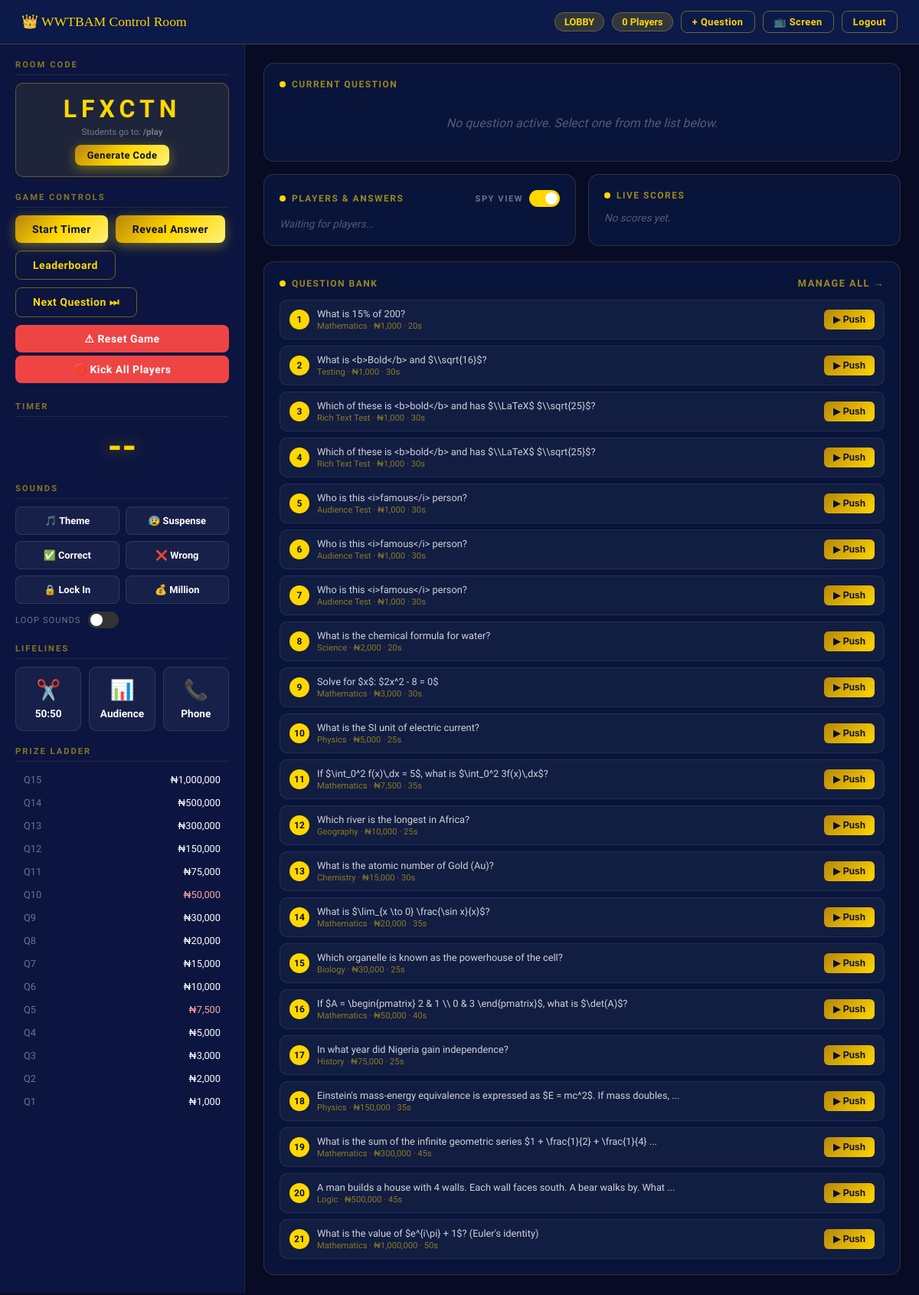
/admin/ (signed in), run on the app's committed database.
### app/models.py (models this page shows, shortened)
class Question(db.Model):
    __tablename__ = 'questions'
    id = db.Column(db.Integer, primary_key=True)
    category = db.Column(db.String(100), default='General')
    difficulty = db.Column(db.Integer, default=1)  # 1-15 like WWTBAM levels
    question_text = db.Column(db.Text, nullable=False)
    question_image = db.Column(db.String(500), nullable=True)  # URL or base64
    use_latex = db.Column(db.Boolean, default=False)
    option_a = db.Column(db.Text, nullable=False)
    option_b = db.Column(db.Text, nullable=False)
    option_c = db.Column(db.Text, nullable=False)
    option_d = db.Column(db.Text, nullable=False)
    option_a_image = db.Column(db.String(500), nullable=True)
    option_b_image = db.Column(db.String(500), nullable=True)
    option_c_image = db.Column(db.String(500), nullable=True)
    option_d_image = db.Column(db.String(500), nullable=True)
    correct_answer = db.Column(db.String(1), nullable=False)  # 'A', 'B', 'C', or 'D'
    time_limit = db.Column(db.Integer, default=30)
    prize_value = db.Column(db.String(50), default='₦0')
    created_at = db.Column(db.DateTime, default=datetime.utcnow)

### app/blueprints/admin/routes.py (the view)
@admin_bp.route('/')
@admin_bp.route('/dashboard')
@require_admin
def dashboard():
    questions = Question.query.order_by(Question.difficulty).all()
    room_code = game_state.room_code or ''
    return render_template('admin/dashboard.html',
                           questions=questions,
                           room_code=room_code,
                           prize_ladder=game_state.prize_ladder)

### app/blueprints/admin/routes.py (called while the page is built)
def require_admin(f):
    from functools import wraps
    @wraps(f)
    def decorated(*args, **kwargs):
        if not session.get('is_admin'):
            return redirect(url_for('admin.login'))
        return f(*args, **kwargs)
    return decorated

### app/templates/admin/dashboard.html (shortened to what this page needs)
{% extends "base.html" %}
{% block body %}
<div class="topbar">
  <div class="topbar-title">👑 WWTBAM Control Room</div>
  <div class="topbar-nav">
    <span class="badge" id="phase-badge">LOBBY</span>
    <span class="badge" id="players-badge">0 Players</span>
    <a href="/admin/questions/new" class="btn btn-ghost" style="padding:6px 14px;font-size:0.8rem;">+ Question</a>
    <a href="/screen" target="_blank" class="btn btn-ghost" style="padding:6px 14px;font-size:0.8rem;">📺 Screen</a>
    <a href="/admin/logout" class="btn btn-ghost" style="padding:6px 14px;font-size:0.8rem;">Logout</a>
  </div>
</div>
<div class="layout">
  <div class="sidebar">
    <div class="section-title">Room Code</div>
    <div class="room-code-box">
      <div class="room-code" id="room-code-display">{{ room_code or '——' }}</div>
      <div class="room-code-hint">Students go to: <strong>/play</strong></div>
      <button class="btn btn-gold" style="margin-top:10px;padding:6px 16px;font-size:0.8rem;" onclick="generateRoom()">Generate Code</button>
    </div>
    <div class="section-title">Game Controls</div>
    <div class="action-row" style="margin-bottom:10px;">
      <button class="btn btn-gold" onclick="startTimer()" id="btn-start-timer" disabled>Start Timer</button>
      <button class="btn btn-gold" onclick="revealAnswer()" id="btn-reveal" disabled>Reveal Answer</button>
      <button class="btn btn-ghost" onclick="showLeaderboard()">Leaderboard</button>
      <button class="btn btn-ghost" onclick="nextQuestion()" id="btn-next-q">Next Question ⏭</button>
    </div>
    <button class="btn btn-danger" onclick="if(confirm('Reset game?')) resetGame()" style="width:100%;margin-bottom:4px;">⚠ Reset Game</button>
    <button class="btn btn-danger" onclick="if(confirm('Kick ALL players?')) kickAllPlayers()" style="width:100%;margin-bottom:4px;">🛑 Kick All Players</button>
    <div class="section-title">Timer</div>
    <div class="timer-display" id="admin-timer">--</div>
    <div class="section-title">Sounds</div>
    <div class="sound-grid">
      <button class="sound-btn" onclick="playSound('theme')">🎵 Theme</button>
      <button class="sound-btn" onclick="playSound('suspense')">😰 Suspense</button>
      <button class="sound-btn" onclick="playSound('correct')">✅ Correct</button>
      <button class="sound-btn" onclick="playSound('wrong')">❌ Wrong</button>
      <button class="sound-btn" onclick="playSound('lockin')">🔒 Lock In</button>
      <button class="sound-btn" onclick="playSound('million')">💰 Million</button>
    </div>
    <div style="display:flex; align-items:center; gap:10px; margin-top:10px;">
      <span style="font-size:0.7rem; color:rgba(255,255,255,0.4); text-transform:uppercase; letter-spacing:1px;">Loop Sounds</span>
      <label class="switch">
        <span class="slider"></span>
      </label>
    </div>
    <div class="section-title">Lifelines</div>
    <div class="lifeline-grid">
      <button class="ll-btn" onclick="use5050()"><span class="ll-icon">✂️</span>50:50</button>
      <button class="ll-btn" onclick="useAudiencePoll()"><span class="ll-icon">📊</span>Audience</button>
      <button class="ll-btn" onclick="showPhoneHint()"><span class="ll-icon">📞</span>Phone</button>
    </div>
    <div class="section-title">Prize Ladder</div>
    <div class="prize-ladder" id="prize-ladder">
      {% for p in prize_ladder|reverse %}
      <div class="prize-row {% if loop.revindex0 in [4,9] %}safe{% endif %}" data-idx="{{ loop.revindex - 1 }}">
        <span class="prize-n">Q{{ loop.revindex }}</span>
        <span>₦{{ "{:,}".format(p) }}</span>
      </div>
      {% endfor %}
    </div>
  </div>
  <div class="main">
    <div class="panel-grid">
      <div class="panel" style="grid-column: 1 / -1;">
        <div class="panel-header"><span class="dot"></span>Current Question</div>
        <div id="current-q-preview">
          <div style="color:rgba(255,255,255,0.3);font-style:italic;text-align:center;padding:20px;">
            No question active. Select one from the list below.
          </div>
        </div>
      </div>
      <div class="panel">
        <div class="panel-header">
          <span class="dot"></span>Players & Answers
          <div style="margin-left:auto; display:flex; align-items:center; gap:8px;">
            <span style="font-size:0.7rem; color:rgba(255,255,255,0.4);">SPY VIEW</span>
            <label class="switch">
              <span class="slider"></span>
            </label>
          </div>
        </div>
        <div class="player-list" id="player-list">
          <div style="color:rgba(255,255,255,0.3);font-style:italic;font-size:0.85rem;">Waiting for players...</div>
        </div>
      </div>
      <div class="panel">
        <div class="panel-header"><span class="dot"></span>Live Scores</div>
        <div class="player-list" id="score-list">
          <div style="color:rgba(255,255,255,0.3);font-style:italic;font-size:0.85rem;">No scores yet.</div>
        </div>
      </div>
    </div>
    <div class="panel">
      <div class="panel-header"><span class="dot"></span>Question Bank
        <a href="/admin/questions" style="margin-left:auto;color:rgba(255,215,0,0.6);font-size:0.8rem;text-decoration:none;">Manage All →</a>
      </div>
      <div class="q-list" id="q-list">
        {% for q in questions %}
        <div class="q-item" id="qi-{{ q.id }}" onclick="selectQuestion({{ q.id }}, {{ loop.index0 }})">
          <div class="q-num">{{ loop.index }}</div>
          <div class="q-info">
            <div class="q-text">{{ q.question_text[:80] }}{% if q.question_text|length > 80 %}...{% endif %}</div>
            <div class="q-meta">{{ q.category }} · {{ q.prize_value }} · {{ q.time_limit }}s</div>
          </div>
          <button class="push-btn" onclick="event.stopPropagation(); pushQuestion({{ q.id }}, {{ loop.index0 }})">▶ Push</button>
        </div>
        {% else %}
        <div style="color:rgba(255,255,255,0.3);text-align:center;padding:20px;font-style:italic;">
          No questions yet. <a href="/admin/questions/new" style="color:var(--gold);">Add one →</a>
        </div>
        {% endfor %}
      </div>
    </div>
  </div>
</div>
{% endblock %}

### app/templates/base.html (style rules this page uses)
:root { --gold: #FFD700; --gold-light: #FFF176; --gold-dark: #B8860B; --deep-blue: #0A0E2E; --mid-blue: #0D1B4B; --accent-blue: #1E3A8A; --glow-blue: #3B82F6; --correct: #22C55E; --wrong: #EF4444; --neutral: #6B7280; --white: #FFFFFF; --font-display: 'Cinzel Decorative', serif; --font-body: 'Exo 2', sans-serif; }
*, *::before, *::after { box-sizing: border-box; margin: 0; padding: 0; }
html, body { height: 100%; }
body { font-family: var(--font-body); background: var(--deep-blue); color: var(--white); overflow-x: hidden; }
.btn { display: inline-flex; align-items: center; justify-content: center; gap: 8px; padding: 10px 22px; border: none; border-radius: 8px; cursor: pointer; font-family: var(--font-body); font-weight: 700; font-size: 14px; transition: all 0.2s ease; text-decoration: none; letter-spacing: 0.5px; }
.btn-gold { background: linear-gradient(135deg, var(--gold-dark), var(--gold), var(--gold-light)); color: var(--deep-blue); box-shadow: 0 4px 15px rgba(255,215,0,0.4); }
.btn-danger { background: var(--wrong); color: white; }
.btn-ghost { background: transparent; border: 1px solid rgba(255,215,0,0.4); color: var(--gold); }

### data on the page
Question: question_text "What is 15% of 200?", category "Mathematics", prize_value "₦1,000", time_limit "20"
Question: question_text "What is <b>Bold</b> and $\\\\sqrt{16}$?", category "Testing", prize_value "₦1,000", time_limit "30"
Question: question_text "Which of these is <b>bold</b> and has $\\\\LaTeX$ $\\\\sqrt{25}$?", category "Rich Text Test", prize_value "₦1,000", time_limit "30"
Question: question_text "Which of these is <b>bold</b> and has $\\\\LaTeX$ $\\\\sqrt{25}$?", category "Rich Text Test", prize_value "₦1,000", time_limit "30"
Question: question_text "Who is this <i>famous</i> person?", category "Audience Test", prize_value "₦1,000", time_limit "30"
Question: question_text "Who is this <i>famous</i> person?", category "Audience Test", prize_value "₦1,000", time_limit "30"
Question: question_text "Who is this <i>famous</i> person?", category "Audience Test", prize_value "₦1,000", time_limit "30"
Question: question_text "What is the chemical formula for water?", category "Science", prize_value "₦2,000", time_limit "20"
Question: question_text "Solve for $x$: $2x^2 - 8 = 0$", category "Mathematics", prize_value "₦3,000", time_limit "30"
Question: question_text "What is the SI unit of electric current?", category "Physics", prize_value "₦5,000", time_limit "25"
Question: question_text "If $\\int_0^2 f(x)\\,dx = 5$, what is $\\int_0^2 3f(x)\\,dx$?", category "Mathematics", prize_value "₦7,500", time_limit "35"
Question: question_text "Which river is the longest in Africa?", category "Geography", prize_value "₦10,000", time_limit "25"
Question: question_text "What is the atomic number of Gold (Au)?", category "Chemistry", prize_value "₦15,000", time_limit "30"
Question: question_text "What is $\\lim_{x \\to 0} \\frac{\\sin x}{x}$?", category "Mathematics", prize_value "₦20,000", time_limit "35"
Question: question_text "Which organelle is known as the powerhouse of the cell?", category "Biology", prize_value "₦30,000", time_limit "25"
Question: question_text "If $A = \\begin{pmatrix} 2 & 1 \\\\ 0 & 3 \\end{pmatrix}$, what is $\\det(A)$?", category "Mathematics", prize_value "₦50,000", time_limit "40"
Question: question_text "In what year did Nigeria gain independence?", category "History", prize_value "₦75,000", time_limit "25"
Question: question_text "Einstein's mass-energy equivalence is expressed as $E = mc^2$. If mass doubles,", category "Physics", prize_value "₦150,000", time_limit "35"
Question: question_text "What is the sum of the infinite geometric series $1 + \\frac{1}{2} + \\frac{1}{4}", category "Mathematics", prize_value "₦300,000", time_limit "45"
Question: question_text "A man builds a house with 4 walls. Each wall faces south. A bear walks by. What", category "Logic", prize_value "₦500,000", time_limit "45"
Question: question_text "What is the value of $e^{i\\pi} + 1$? (Euler's identity)", category "Mathematics", prize_value "₦1,000,000", time_limit "50"

### other printed values
{{ room_code or '——' }} "LFXCTN"
{{ "{:,}".format(p) }} "1,000,000" "500,000" "300,000" "150,000" "75,000" "50,000" "30,000" "20,000" "15,000" "10,000" "7,500" "5,000" "3,000" "2,000" "1,000"
